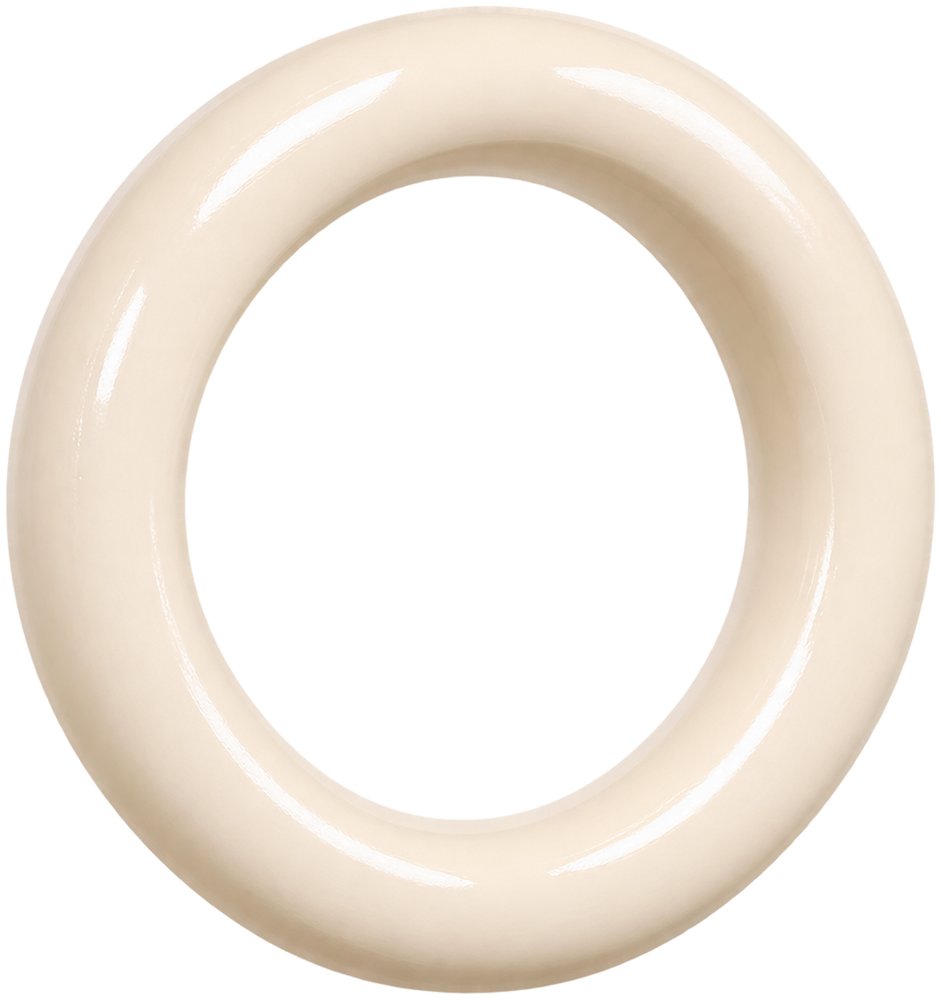
#> input picture src/assets/parallax/anneau.png, 941 x 1000 px, given in place of Blocs en bois dorés ÉTO étoiles.png, which was not available
$ python make_og.py
#> lines starting #> are read from the running program, lines starting #| are printed output that depends on the picture
"""Génère public/og-image.png (1200x630) à partir de l'image « Blocs ÉTO »."""

from pathlib import Path

from PIL import Image, ImageOps

from assets_map import SRC

ROOT = Path(__file__).resolve().parent.parent
image = Image.open(SRC / "Blocs en bois dorés ÉTO étoiles.png").convert("RGB")
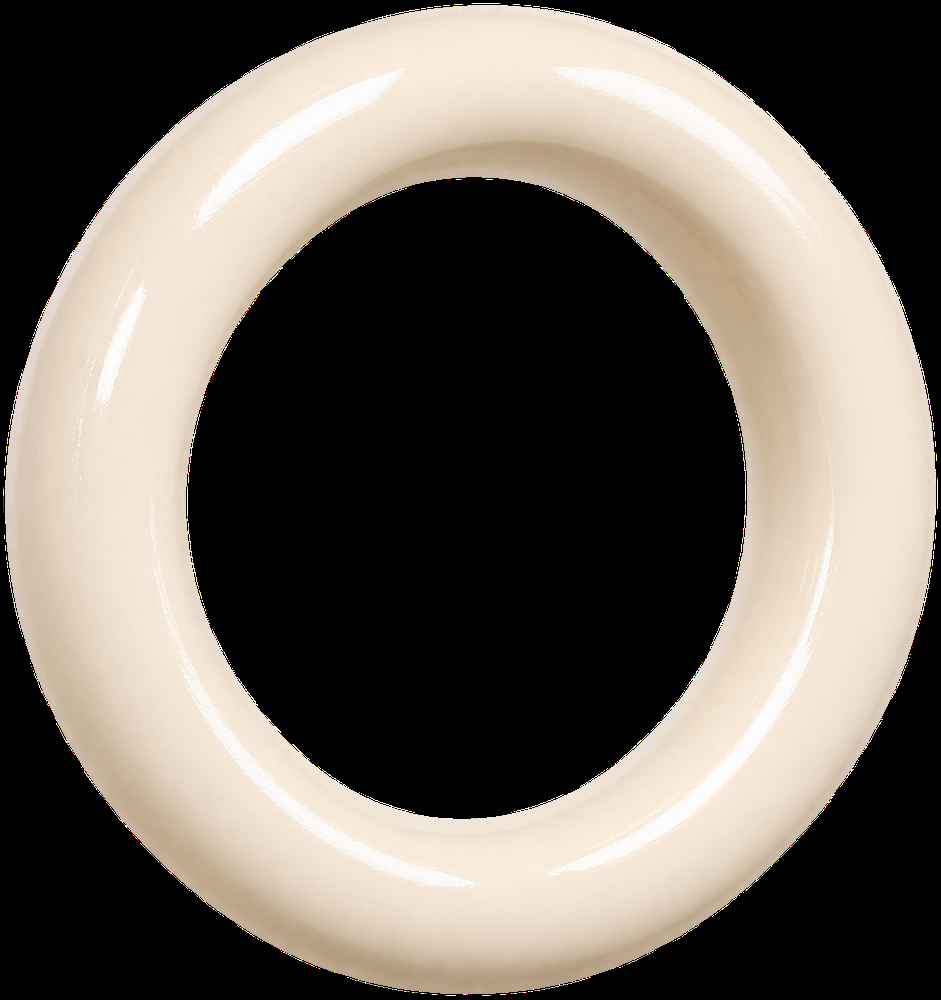
#> image: PIL image 941x1000 RGB; mean R, G, B 108.2, 101.2, 93.1
ImageOps.fit(image, (1200, 630), Image.LANCZOS).save(ROOT / "public" / "og-image.png", optimize=True)
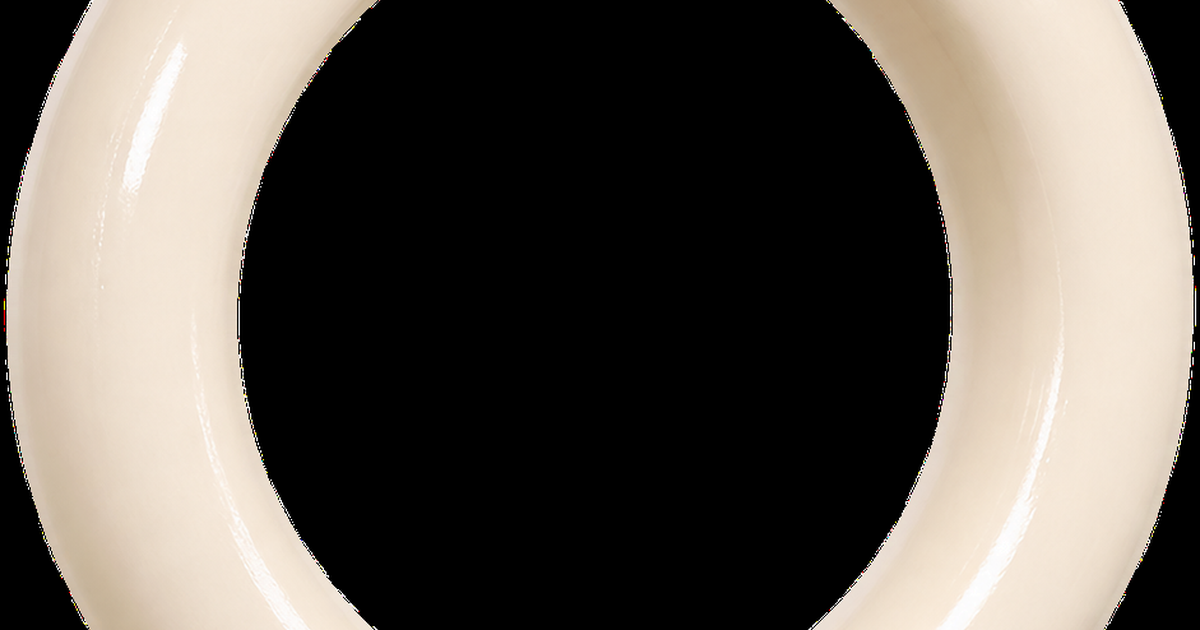
#> saved as og-image.png: PIL image 1200x630 RGB; mean R, G, B 97.9, 91.5, 84.2
